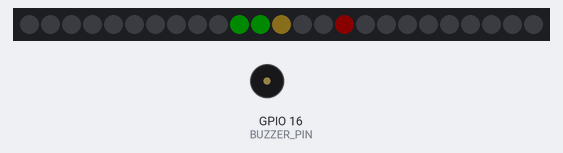
The sketch below on a simulated ESP32. Parts: 25 RGB LEDs in strip order, left to right, buzzer (waves = sounding). Dim RGB values are drawn brighter than linear; random numbers use the default seed unless the sketch sets one; what the sketch prints to the serial monitor is not drawn.

Above: at 0.6 s.
At 1.74 s:
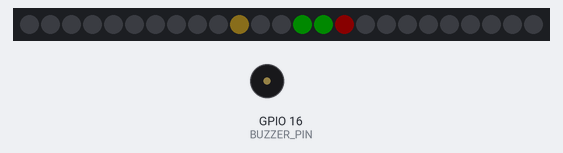
Timing chart, 0 to 3.2 s (numbered marks = the images above):
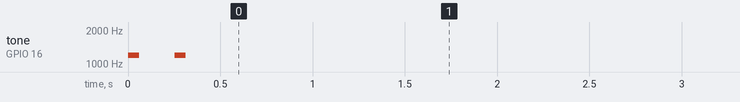

The sketch:

LED_Matrix_Snake_Game.ino
```cpp
/*
 * =============================================================================
 * MATRIX SNAKE GAME
 * =============================================================================
 * Classic Snake running on the 5x5 WS2812B matrix.
 *
 * CONTROLS:
 *   Tilt left/right    -> move horizontally
 *   Tilt forward/back  -> move vertically
 *
 * AXIS MAPPING:
 *   Physical Y -> Horizontal (NOT INVERTED)
 *   Physical X -> Vertical   (INVERTED)
 *
 * TILT THRESHOLD:
 *   Tilt must be approximately 30 degrees or more to register.
 *   Smaller tilts are ignored.
 *
 * STARTUP:
 *   The snake and apple flash twice with a beep before the game starts.
 *
 * EDGES:
 *   The screen wraps around.
 *   Right edge -> snake appears on left.
 *   Left edge  -> snake appears on right.
 *   Top edge   -> snake appears on bottom.
 *   Bottom edge -> snake appears on top.
 *
 * BUTTON:
 *   Press to restart after game over.
 *
 * Hardware:
 *   Matrix DATA = GPIO 7
 *   Button      = GPIO 17
 *   IMU         = LSM6DSM SPI
 *   Buzzer      = GPIO 16
 * =============================================================================
 */

#include <Arduino.h>
#include <SPI.h>
#include <Adafruit_NeoPixel.h>

#define MATRIX_PIN 7
#define BUTTON_PIN 17
#define BUZZER_PIN 16

#define NUM_PIXELS 25

#define IMU_CS   10
#define IMU_SCK  12
#define IMU_MOSI 11
#define IMU_MISO 13

// Approximately sin(30°) * 16384 for ±2g.
#define TILT_THRESHOLD 4240


Adafruit_NeoPixel matrix(NUM_PIXELS, MATRIX_PIN, NEO_GRB + NEO_KHZ800);

// Snake can contain every cell except the apple.
int snakeX[25];
int snakeY[25];
int snakeLength;

int appleX;
int appleY;

int dirX = 1;
int dirY = 0;

unsigned long lastMove = 0;
int moveDelay = 350;

bool gameOver = false;

//=============================================================================
// Matrix Helpers
//=============================================================================

int xyToIndex(int x, int y)
{
  if (y % 2 == 0)
    return y * 5 + x;

  return y * 5 + (4 - x);
}

void pixel(int x, int y, uint32_t color)
{
  if (x < 0 || x > 4 || y < 0 || y > 4)
    return;

  matrix.setPixelColor(xyToIndex(x, y), color);
}

void drawGame()
{
  matrix.clear();

  // Apple is red.
  pixel(appleX, appleY, matrix.Color(255, 0, 0));

  // Snake.
  for (int i = 0; i < snakeLength; i++) {

    if (i == 0) {
      // Head: sort of yellow
      pixel(snakeX[i], snakeY[i], matrix.Color(237, 187, 69));
    }
    else {
      // Body: bright green
      pixel(snakeX[i], snakeY[i], matrix.Color(0, 255, 0));
    }
  }

  matrix.show();
}

//=============================================================================
// Startup Animation
//=============================================================================

void startupFlash()
{
  // First flash ON.
  drawGame();

  // Short ON time + longer OFF time.
  tone(BUZZER_PIN, 1200, 60);
  delay(80);

  // OFF.
  matrix.clear();
  matrix.show();
  delay(170);

  // Second flash ON.
  drawGame();

  tone(BUZZER_PIN, 1200, 60);
  delay(80);

  // OFF.
  matrix.clear();
  matrix.show();
  delay(170);
}

//=============================================================================
// IMU
//=============================================================================

void imuWrite(byte reg, byte value)
{
  digitalWrite(IMU_CS, LOW);
  SPI.transfer(reg & 0x7F);
  SPI.transfer(value);
  digitalWrite(IMU_CS, HIGH);
}

byte imuRead(byte reg)
{
  digitalWrite(IMU_CS, LOW);
  SPI.transfer(reg | 0x80);
  byte value = SPI.transfer(0);
  digitalWrite(IMU_CS, HIGH);
  return value;
}

int16_t imuRead16(byte reg)
{
  digitalWrite(IMU_CS, LOW);
  SPI.transfer(reg | 0x80);

  byte low = SPI.transfer(0);
  byte high = SPI.transfer(0);

  digitalWrite(IMU_CS, HIGH);

  return (int16_t)((high << 8) | low);
}

void setupIMU()
{
  pinMode(IMU_CS, OUTPUT);
  digitalWrite(IMU_CS, HIGH);

  SPI.begin(IMU_SCK, IMU_MISO, IMU_MOSI, IMU_CS);

  // LSM6DSM accelerometer:
  // 104 Hz, ±2g, normal operating mode.
  imuWrite(0x10, 0x40);
}

void readAcceleration(int16_t &x, int16_t &y, int16_t &z)
{
  x = imuRead16(0x28);
  y = imuRead16(0x2A);
  z = imuRead16(0x2C);
}

//=============================================================================
// Game Logic
//=============================================================================

void readTilt()
{
  int16_t ax, ay, az;
  readAcceleration(ax, ay, az);

  /*
   * AXIS MAPPING
   *
   * Physical Y -> Snake X (horizontal)
   * Physical X -> Snake Y (vertical)
   *
   * Physical Y = NOT inverted
   * Physical X = inverted
   *
   * Tilt must be >= approximately 30 degrees.
   */

  //------------------------------------------------------------------------
  // Physical Y -> Horizontal movement
  // NOT INVERTED
  //------------------------------------------------------------------------

  if (abs(ay) >= TILT_THRESHOLD &&
      abs(ay) > abs(ax)) {

    dirY = 0;

    if (ay > 0 && dirX != -1)
      dirX = 1;

    if (ay < 0 && dirX != 1)
      dirX = -1;
  }

  //------------------------------------------------------------------------
  // Physical X -> Vertical movement
  // INVERTED
  //------------------------------------------------------------------------

  else if (abs(ax) >= TILT_THRESHOLD) {

    dirX = 0;

    if (ax > 0 && dirY != 1)
      dirY = -1;

    if (ax < 0 && dirY != -1)
      dirY = 1;
  }
}

bool snakeContains(int x, int y)
{
  for (int i = 0; i < snakeLength; i++) {
    if (snakeX[i] == x && snakeY[i] == y)
      return true;
  }

  return false;
}

void placeApple()
{
  do {
    appleX = random(0, 5);
    appleY = random(0, 5);
  } while (snakeContains(appleX, appleY));
}

void resetGame()
{
  snakeLength = 3;

  snakeX[0] = 2;
  snakeY[0] = 2;

  snakeX[1] = 1;
  snakeY[1] = 2;

  snakeX[2] = 0;
  snakeY[2] = 2;

  dirX = 1;
  dirY = 0;

  placeApple();

  gameOver = false;

  // Show the startup animation before movement begins.
  startupFlash();

  lastMove = millis();

  drawGame();
}

void showGameOver()
{
  matrix.clear();

  for (int i = 0; i < NUM_PIXELS; i++)
    matrix.setPixelColor(i, matrix.Color(255, 0, 0));

  matrix.show();

  tone(BUZZER_PIN, 150, 400);
}

void moveSnake()
{
  int newX = snakeX[0] + dirX;
  int newY = snakeY[0] + dirY;

  //=========================================================================
  // WRAP AROUND EDGES
  //=========================================================================

  if (newX < 0)
    newX = 4;

  if (newX > 4)
    newX = 0;

  if (newY < 0)
    newY = 4;

  if (newY > 4)
    newY = 0;

  //=========================================================================
  // SELF COLLISION
  //=========================================================================

  if (snakeContains(newX, newY)) {
    gameOver = true;
    showGameOver();
    return;
  }

  //=========================================================================
  // APPLE
  //=========================================================================

  bool ateApple =
    (newX == appleX && newY == appleY);

  if (ateApple) {
    snakeLength++;

    tone(BUZZER_PIN, 1200, 80);

    if (snakeLength >= 25) {
      gameOver = true;
      return;
    }
  }

  // Shift the body backwards.
  for (int i = snakeLength - 1; i > 0; i--) {
    snakeX[i] = snakeX[i - 1];
    snakeY[i] = snakeY[i - 1];
  }

  snakeX[0] = newX;
  snakeY[0] = newY;

  if (ateApple)
    placeApple();

  drawGame();
}

void setup()
{
  Serial.begin(115200);

  pinMode(BUTTON_PIN, INPUT_PULLUP);

  matrix.begin();
  matrix.setBrightness(10);

  setupIMU();

  randomSeed((uint32_t)esp_random());

  resetGame();

  Serial.println("Snake started.");
}

void loop()
{
  if (gameOver) {

    // Button restarts the game.
    if (digitalRead(BUTTON_PIN) == LOW) {
      delay(200);
      resetGame();
    }

    return;
  }

  readTilt();

  if (millis() - lastMove >= moveDelay) {
    lastMove = millis();
    moveSnake();
  }

  delay(10);
}
```
